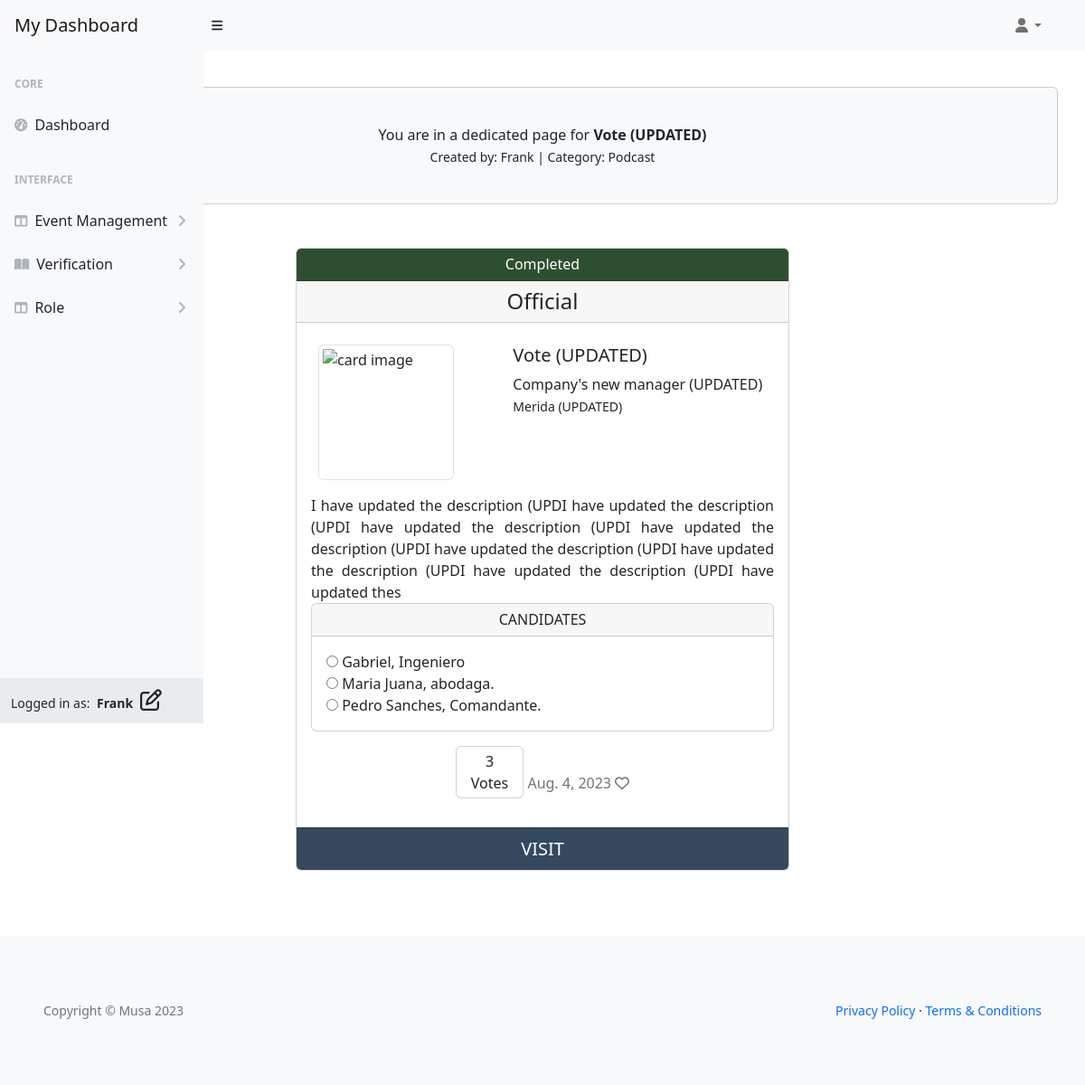
The page /user/single/vote/ (signed in) on the database its author committed.
### musa/models.py (models this page shows)
class UserProfile(AbstractUser):
    verified = models.BooleanField(default=False)
    role = models.IntegerField(choices=ROLES, default=0)
    user_card = models.ManyToManyField(
        'vote_management.VoteCard', through='vote_management.VoteRecord', related_name='user_cards')
    class Meta:
        ordering = ['username']
    def __str__(self):
        return self.username

### vote_management/models.py (models this page shows, shortened)
class VoteCard(models.Model):
    title = models.CharField(max_length=80, unique=True)
    slug = models.SlugField(max_length=200, unique=True)
    author = models.ForeignKey(
        'musa.UserProfile', on_delete=models.CASCADE, related_name="card_author")
    category = models.ForeignKey(
        Category, on_delete=models.CASCADE, related_name="categories")
    mission = models.CharField(max_length=80)
    location = models.CharField(max_length=80)
    description = models.TextField(max_length=264)
    expire = models.DateField()
    event_image = CloudinaryField('image', default='placeholder')
    vote_record = models.ManyToManyField('musa.UserProfile', through='VoteRecord',
                                         related_name='user_votes', blank=True)
    candidates = models.ManyToManyField('ElectedPerson', related_name='vote_cards',
                                        blank=True)
    status = models.IntegerField(choices=STATUS, default=0)
    excerpt = models.TextField(blank=True)
    type = models.IntegerField(choices=CARD_TYPE, default=0)
    created_on = models.DateField(auto_now_add=True)
    class Meta:
        ordering = ['-created_on']
    def number_of_votes(self):
        return self.vote_record.count()

class Category(models.Model):
    category_name = models.CharField(max_length=50, unique=True)
    class Meta:
        ordering = ['category_name']
        verbose_name_plural = "Categories"
    def __str__(self):
        return self.category_name

class ElectedPerson(models.Model):
    name = models.CharField(max_length=80, unique=True)
    is_elected = models.BooleanField(default=False)
    vote_card = models.ForeignKey(
        VoteCard, on_delete=models.CASCADE, related_name="vote_candidate", blank=True)
    class Meta:
        ordering = ['name']

### vote_management/views.py (the view)
# urls.py: path('user/single/<slug:slug>/', UserSingleView.as_view(),
class UserSingleView(UserRequiredMixin, View):
    def get(self, request, slug, *args, **kwargs):
        queryset = VoteCard.objects.order_by('-created_on')
        event = get_object_or_404(queryset, slug=slug)
        candidates = event.candidates.all()
        if request.user.is_authenticated:
            has_voted = VoteRecord.objects.filter(
                voter=request.user, vote_card=event).exists()
        else:
            has_voted = False
        return render(request, "single_card_user.html",
                      {
                          "event": event,
                          "candidates": candidates,
                          "has_voted": has_voted,
                          "user_authenticated": request.user.is_authenticated
                      })

### user_profile/views.py (called while the page is built)
    def test_func(self):
        user_profile = self.request.user
        return user_profile.is_authenticated and (
            user_profile.role in [0, 1]
        )

### templates/backend/user-dashboard/single_card_user.html (shortened to what this page needs)
{% extends "backend/user-dashboard/base.html" %}
{% block content %}
<div class="container px-4 px-lg-0 mt-5">
    <div class="card bg-light my-5 py-4 text-center">
        <div class="card-body">
            <p class="m-0">You are in a dedicated page for <strong>{{ event.title }}
                </strong>
            </p>
            <small>Created by: {{ event.author }} | Category: {{ event.category }}</small>
        </div>
    </div>
    <div class="row gx-4 gx-lg-5 justify-content-center">
        <div class="col-md-6 mb-5">
            <div class="card h-100">
                {% if event.status == 1 or event.status == 3 %}
                <div class="card-header card-header-green text-center h6">{{ event.get_status_display }}</div>
                {% elif event.status == 2%}
                <div class="card-header bg-danger text-center text-white h6">{{ event.get_status_display }}</div>
                {% else %}
                <div class="card-header bg-warning text-center text-white h6">{{ event.get_status_display }}</div>
                {% endif %}
                <div class="card-header text-center h4">{{ event.get_type_display}}</div>
                <div class="card-body card-body-height pb-0">
                    <div class="row mt-2">
                        <div class="col-5 d-inline-block">
                            {% if "placeholder" in event.event_image.url %}
                            <img src="https://codeinstitute.s3.amazonaws.com/fullstack/blog/default.jpg"
                                alt="code institute" class="img-fluid img-thumbnail rounded float-start mx-2"
                                width="200" height="200">
                            {% else %}
                            <img src="{{ event.event_image.url }}" alt="card image"
                                class="img-fluid img-thumbnail rounded float-start mx-2" width="150" height="150">
                            {% endif %}
                        </div>
                        <div class="col-7 d-inline-block">
                            <span class="">
                                <h5 class="card-title">{{ event.title }}</h5>
                                <p class="mission my-0 fs-6"> {{ event.mission }}</p>
                                <small class="location my-0"> {{ event.location }}</small>
                            </span>
                        </div>
                    </div>
                    <div id="description-single" class="row mt-3">
                        <div class="col">
                            <p class="my-0">
                                {{ event.description|safe }}
                            </p>
                        </div>
                    </div>
                    <div class="row mb-3">
                        <div class="col">
                            <div class="card">
                                <div class="card-header">
                                    <h6 class="text-center mb-0">CANDIDATES</h6>
                                </div>
                                {% if user_authenticated %}
                                <div class="card-body">
                                    {% for candidate in event.vote_candidate.all %}
                                    <label>
                                        <input type="radio" name="elected_person" value="{{ candidate.id }}">
                                        {{ candidate.name }}
                                    </label><br>
                                    {% endfor %}
                                    {% endif %}
                                </div>
                            </div>
                        </div>
                        <div class="p-3 text-center">
                            <span class="card d-inline-block">
                                <div class="card-body py-1 px-3 text-center m-0">
                                    <span class="card-text">{{ event.number_of_votes }}<br> Votes</span>
                                </div>
                            </span>
                            <span class="card-text text-muted h6 m-0"> {{ event.expire }}
                                <i class="far fa-heart"></i>
                            </span>
                        </div>
                    </div>
                </div>
                <a href="{% url 'card_single' event.slug %}" class="card-footer text-center fs-5">VISIT</a>
            </div>
        </div>
    </div>
</div>
{% endblock content %}

### templates/backend/user-dashboard/base.html (shortened to what this page needs)
{% load static %}
{% now "Y-m-d" as current_date %}
<!DOCTYPE html>
<html lang="en">
<head>
    <link href="https://cdn.jsdelivr.net/npm/simple-datatables@7.1.2/dist/style.min.css" rel="stylesheet" />
    <link href="{% static 'user/css/styles.css' %}" rel="stylesheet" />
    <link href="{% static 'custom/css/style.css' %}" rel="stylesheet" />
</head>
<body class="sb-nav-fixed">
    <nav class="sb-topnav navbar navbar-expand navbar-light bg-light">
        <a class="navbar-brand ps-3" href="{% url 'user_dashboard' %}">My Dashboard</a>
        <button class="btn btn-link btn-sm order-1 order-lg-0 me-4 me-lg-0" id="sidebarToggle" href="#!"><i
                class="fas fa-bars"></i></button>
        <div class="d-md-inline-block form-inline ms-auto me-0 me-md-3 my-2 my-md-0">
            <ul class="navbar-nav ms-auto ms-md-0 me-3 me-lg-4">
                <li class="nav-item dropdown">
                    <a class="nav-link dropdown-toggle" id="navbarDropdown" href="#" role="button"
                        data-bs-toggle="dropdown" aria-expanded="false"><i class="fas fa-user fa-fw"></i></a>
                </li>
            </ul>
        </div>
    </nav>
    <div id="layoutSidenav">
        <div id="layoutSidenav_nav">
            <nav class="sb-sidenav accordion sb-sidenav-light" id="sidenavAccordion">
                <div class="sb-sidenav-menu">
                    <div class="nav">
                        <div class="sb-sidenav-menu-heading">Core</div>
                        <a class="nav-link" href="{% url 'user_dashboard' %}">
                            <div class="sb-nav-link-icon"><i class="fas fa-tachometer-alt"></i></div>
                            Dashboard
                        </a>
                        <div class="sb-sidenav-menu-heading">Interface</div>
                        <a class="nav-link collapsed" href="#" data-bs-toggle="collapse"
                            data-bs-target="#collapseLayouts" aria-expanded="false" aria-controls="collapseLayouts">
                            <div class="sb-nav-link-icon"><i class="fas fa-columns"></i></div>
                            Event Management
                            <div class="sb-sidenav-collapse-arrow"><i class="fas fa-angle-down"></i></div>
                        </a>
                        <a class="nav-link collapsed" href="#" data-bs-toggle="collapse" data-bs-target="#collapsePages"
                            aria-expanded="false" aria-controls="collapsePages">
                            <div class="sb-nav-link-icon"><i class="fas fa-book-open"></i></div>
                            Verification
                            <div class="sb-sidenav-collapse-arrow"><i class="fas fa-angle-down"></i></div>
                        </a>
                        <a class="nav-link collapsed" href="#" data-bs-toggle="collapse" data-bs-target="#collapseRole"
                            aria-expanded="false" aria-controls="collapseRole">
                            <div class="sb-nav-link-icon"><i class="fas fa-columns"></i></div>
                            Role
                            <div class="sb-sidenav-collapse-arrow"><i class="fas fa-angle-down"></i></div>
                        </a>
                    </div>
                </div>
                <div class="sb-sidenav-footer">
                    <div class="small">Logged in as:
                        <span class="px-1"><strong>{{ request.user.username }}
                                {% if request.user.role == 0 %}
                                <i class="fa-regular fa-user px-1 fs-4 text"></i>
                                {% elif request.user.role == 1 %}
                                <i class="fa-regular fa-pen-to-square px-1 fs-4 text"></i>
                                {% endif %}
                            </strong>
                        </span>
                    </div>
                </div>
            </nav>
        </div>
        {% block content %}
        {% endblock content %}
    </div>
    <footer class="py-4 bg-light mt-4">
        <div class="container-fluid p-5">
            <div class="d-flex align-items-center justify-content-between small">
                <div class="text-muted">Copyright &copy; Musa 2023</div>
                <div>
                    <a href="#">Privacy Policy</a>
                    &middot;
                    <a href="#">Terms &amp; Conditions</a>
                </div>
            </div>
        </div>
    </footer>
</body>
</html>

### static/custom/css/style.css (style rules this page uses)
a { text-decoration: none; }
.card-body-height { min-height: 300px; }
#description-single { min-height: 120px; text-align: justify; }
.card-footer { background-color: #34495e; color: white; text-decoration: none; transition: 0.3s; }
.card-header-green { background-color: #2D4F2F; color: white; }
input { border: none; }

### rows shown on the page
UserProfile: user.username "Frank"
VoteCard: title "Vote (UPDATED)", author "Frank", category "Podcast", status "Completed", type "Official", mission "Company's new manager (UPDATED)", location "Merida (UPDATED)", description "I have updated the description (UPDI have updated the description (UPDI have updated the description (UPDI have updated the description (UPDI have updated the description (UPDI have updated the description (UPDI have updated the description (UPDI have updated thes", number_of_votes "3", expire "Aug. 4, 2023"
ElectedPerson: name "Gabriel, Ingeniero"
ElectedPerson: name "Maria Juana, abodaga."
ElectedPerson: name "Pedro Sanches, Comandante."
